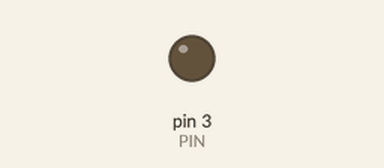
A sketch run on a simulated Arduino Uno, built with avr-gcc and run on an emulated ATmega328P. On the bench: output pins drawn as LEDs (lit = HIGH).

Above: at 0.1 s.
Timing chart, 0 to 1.6 s (numbered marks = the images above):
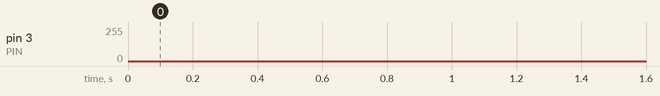

The sketch:

pwm_led.ino
```cpp
// Timings from AB
const uint8_t LO=4;
const uint8_t HI=15;
const uint8_t MAX=19;
const int PIN=3; // Atmel: OC2B, Arduino: 3
const int tov2 = (1 << TOV2);

inline uint8_t comp(uint8_t b, int bit)
{
   return (b & (1 << bit)) ? HI : LO;
}

inline void sync() {
  while (!(TIFR2 & tov2));
}

// Precondition: the new bit value has been sent
// Compute and send next bit
inline void bang_bit(uint8_t b, int bit)
{
  uint8_t v = comp(b, bit);
  OCR2B = v;
  TIFR2 = tov2;
}

void bang_data(uint8_t *data, int n)
{
  if (n == 0) return;

  // Prepare first bit
  boolean isFirstByte = true;
  uint8_t nextByte = *data;
  uint8_t firstBit = comp(nextByte, 7);
  uint8_t *sentinel = data + n;

  // PWM is off, ensure reset delay
  delayMicroseconds(50);

  OCR2B = firstBit;
  // Reset counter
  TCNT2 = 0;
  // Time-critical sections start here!
  noInterrupts();
  // Start PWM
  TCCR2A = (1 << COM2B1) | (1 << WGM21) | (1 << WGM20);
  TCCR2B = (1 << WGM22) | (1 << CS20);

  // bang the rest of the sequence
  while (true) {
    uint8_t b = nextByte;
    char finished;
    if (isFirstByte) {
      bang_bit(b, 6);
    } else {
      sync();
      bang_bit(b, 7);
      sync();
      bang_bit(b, 6);
    }
    sync();
    bang_bit(b, 5);
    isFirstByte = false;
    sync();
    bang_bit(b, 4);
    data++;
    sync();
    bang_bit(b, 3);
    nextByte = *data;
    sync();
    bang_bit(b, 2);
    // Why so complex, you ask? If this is a simple boolean, the compile
    // will optimize the check to be at the end.
    finished = (data == sentinel) ? 1 : 2;
    sync();
    bang_bit(b, 1);
    sync();
    bang_bit(b, 0);
    // Shave off one cycle: this uses sbrs instead of cp and breq
    if (finished & 1) break;
  }
  // Final bit is in the queue, shut down PWM
  // First, wait for overflow => last bit is now in progress
  sync();
  while (TCNT2 < HI);
  // Reset TCCR2B first: stops the clock
  TCCR2B = 0;
  TCCR2A = 0;
  interrupts();
  // Time-critical section ends
  // Just to be sure
  digitalWrite(PIN, LOW);
}

// Sufficient space for 100 LEDs
uint8_t tape[301];

void setup()
{
  pinMode(PIN, OUTPUT);
  TCCR2A = 0;
  TCCR2B = 0;
  OCR2A = MAX;
  memset(tape, 0, sizeof(tape));
}

// Simple test program to test and check the color order
// Warning: Untested on actual hardware because the computer crashed
uint8_t offset;
void loop()
{
  const int N = 100;
  for (int i = 0; i < N; i++) {
  int r = (i + offset) % 3 == 0;
  int g = (i + offset) % 3 == 1;
  int b = (i + offset) % 3 == 2;
   tape[3*i] = r ? 255 : 0;
   tape[3*i+1] = g ? 255 : 0;
   tape[3*i+2] = b ? 255 : 0;
  }
  bang_data(tape, 3*N);
  delay(500);
  offset++;
}
```
